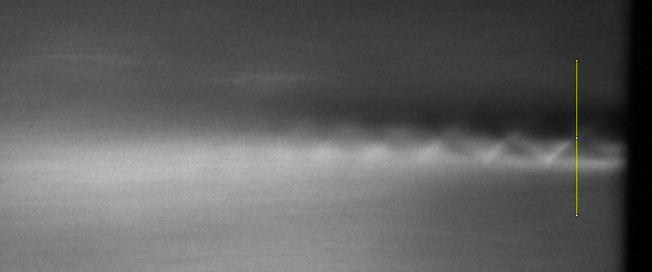
#> input picture clases/figuras/imagen_flujo.png, 652 x 272 px
$ python analizar_figura_2.py
#> lines starting #> are read from the running program, lines starting #| are printed output that depends on the picture
# -*- coding: utf-8 -*-

import matplotlib.pyplot as plt
from scipy import misc
from matplotlib.widgets import Cursor
import imageio

img = imageio.imread('../figuras/imagen_flujo.png', as_gray=True)
#> img: shape (272, 652) float32; min 0, max 255, mean 94.8
ymax = img.max()
#> ymax = 255


def click(event):
  """Secuencia:
  1. Encuentro el punto donde el mouse hizo 'click'
  2. Le doy valores a la línea vertical
  3. Le doy valores a la curva en el grafico de la derecha
  4. y 5. Grafico los nuevos valores
  """
  x0 = event.xdata
  n0 = int(x0)
  l1.set_data([[n0, n0], [0., 1.]])
  l2.set_data(range(img.shape[0]), img[:, n0])
  leg2.texts[0].set_text('corte en {:.1f}'.format(x0))
  l1.figure.canvas.draw()
  l2.figure.canvas.draw()


# Defino la figura
# Defino la figura
fig, (ax1, ax2) = plt.subplots(figsize=(12, 4), ncols=2)

ax1.imshow(img, cmap="gray", interpolation='nearest')
ax1.axis('off')
# Agrego la línea inicial en un valor inicial
x0 = 100
l1 = ax1.axvline(x0, color='r', ls='--', lw=3)

# Grafico de la derecha
l2, = ax2.plot(img[:, x0], 'r-', lw=2, label='corte en {:.1f}'.format(x0))
ax2.set_ylim((0, ymax))
ax2.set_xlabel(u'posición en eje $y$ (pixels)')
ax2.set_ylabel('Intensidad')
leg2 = ax2.legend(loc='best')

fig.tight_layout()

# Agrego el cursor y conecto la accion de presionar a la funcion click
cursor = Cursor(ax1, horizOn=False, vertOn=True, useblit=True,
                color='blue', linewidth=1)
fig.canvas.mpl_connect('button_press_event', click)

plt.show()
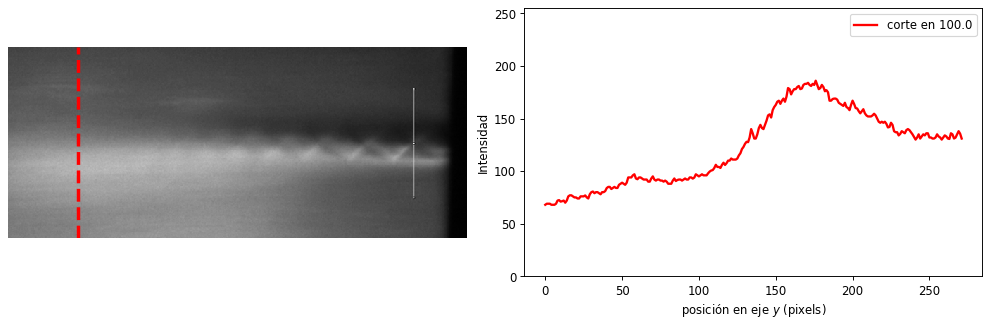
#> figure drawn by matplotlib, 2 panels; panel 2: curve peaks at x = 176, y = 186
